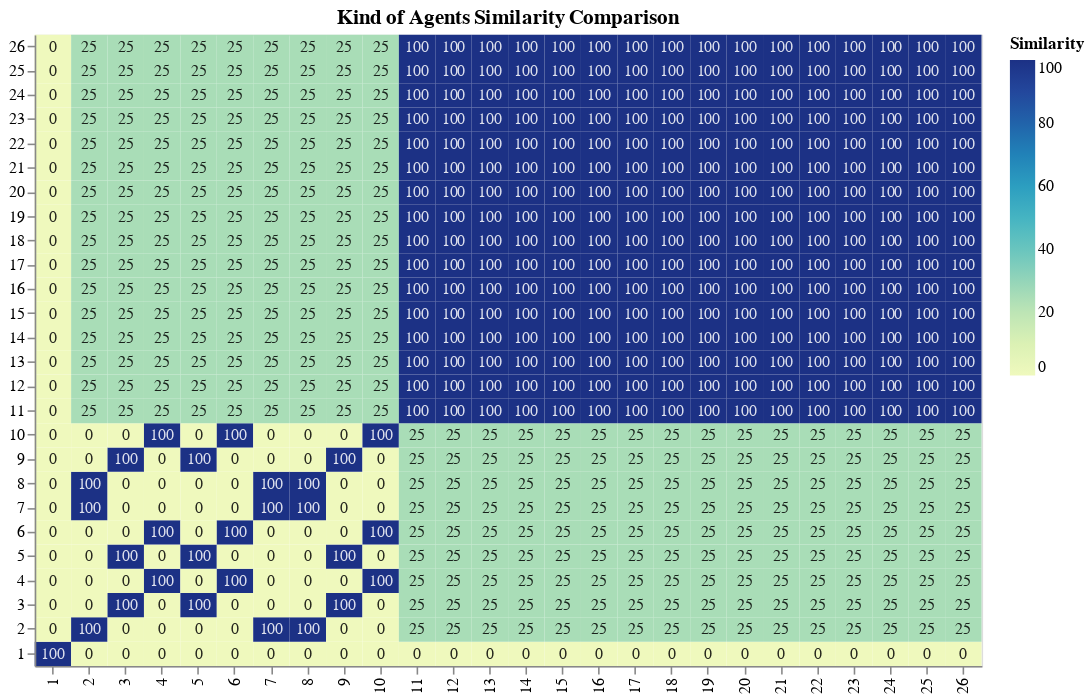

The code cell stored with this chart in its notebook:
### Code cell
dfplot = pd.DataFrame({'x': dfsimilarity["id_a"].ravel(),
                   'y': dfsimilarity["id_b"].ravel(),
                   'Similarity': dfsimilarity["similarity"].ravel()})
#alt.data_transformers.disable_max_rows()
chart = alt.Chart(dfplot).mark_rect().encode(
    x=alt.X('x:O', axis=alt.Axis(title="")),
    y=alt.Y('y:O', axis=alt.Axis(title=""), sort="descending"),
    color='Similarity:Q'
).properties(
    title=["Kind of Agents Similarity Comparison"]
)

text = chart.mark_text(baseline='middle').encode(
    text='Similarity:Q',
    color=alt.condition(
        alt.datum.Similarity < 70,
        alt.value('black'),
        alt.value('white')
    ),
    size=alt.value(10),
    opacity=alt.value(0.85)
)

# Draw the chart
plot = chart.properties(width=CHART_WIDTH, height=CHART_HEIGHT) + text
plot

### Figure 1 — Vega-Lite specification as saved in the notebook (floating-point values rounded to 4 significant figures; data arrays with more than 128 entries replaced by an {"elided": "..."} marker saying what was removed)
{"config": {"view": {"continuousWidth": 400, "continuousHeight": 300}}, "layer": [{"mark": "rect", "encoding": {"color": {"type": "quantitative", "field": "Similarity"}, "x": {"type": "ordinal", "axis": {"title": ""}, "field": "x"}, "y": {"type": "ordinal", "axis": {"title": ""}, "field": "y", "sort": "descending"}}, "height": 400, "title": ["Kind of Agents Similarity Comparison"], "width": 600}, {"mark": {"type": "text", "baseline": "middle"}, "encoding": {"color": {"condition": {"value": "black", "test": "(datum.Similarity < 70)"}, "value": "white"}, "opacity": {"value": 0.85}, "size": {"value": 10}, "text": {"type": "quantitative", "field": "Similarity"}, "x": {"type": "ordinal", "axis": {"title": ""}, "field": "x"}, "y": {"type": "ordinal", "axis": {"title": ""}, "field": "y", "sort": "descending"}}, "title": ["Kind of Agents Similarity Comparison"]}], "data": {"name": "data-bd2ce7efb53fdb5a272114faebb394d4"}, "$schema": "https://vega.github.io/schema/vega-lite/v4.8.1.json", "datasets": {"data-bd2ce7efb53fdb5a272114faebb394d4": {"elided": "676 records"}}}
